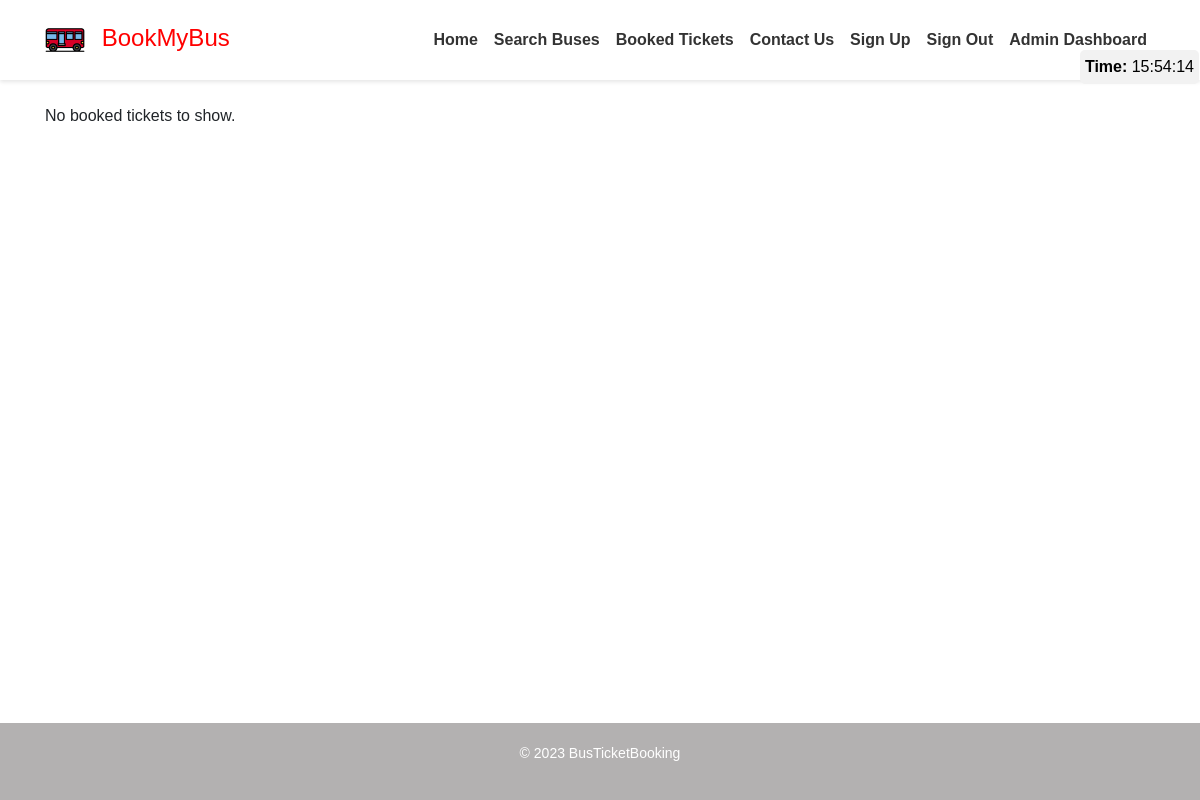
/booked_tickets/ (signed in), run on an earlier commit of the app's database.
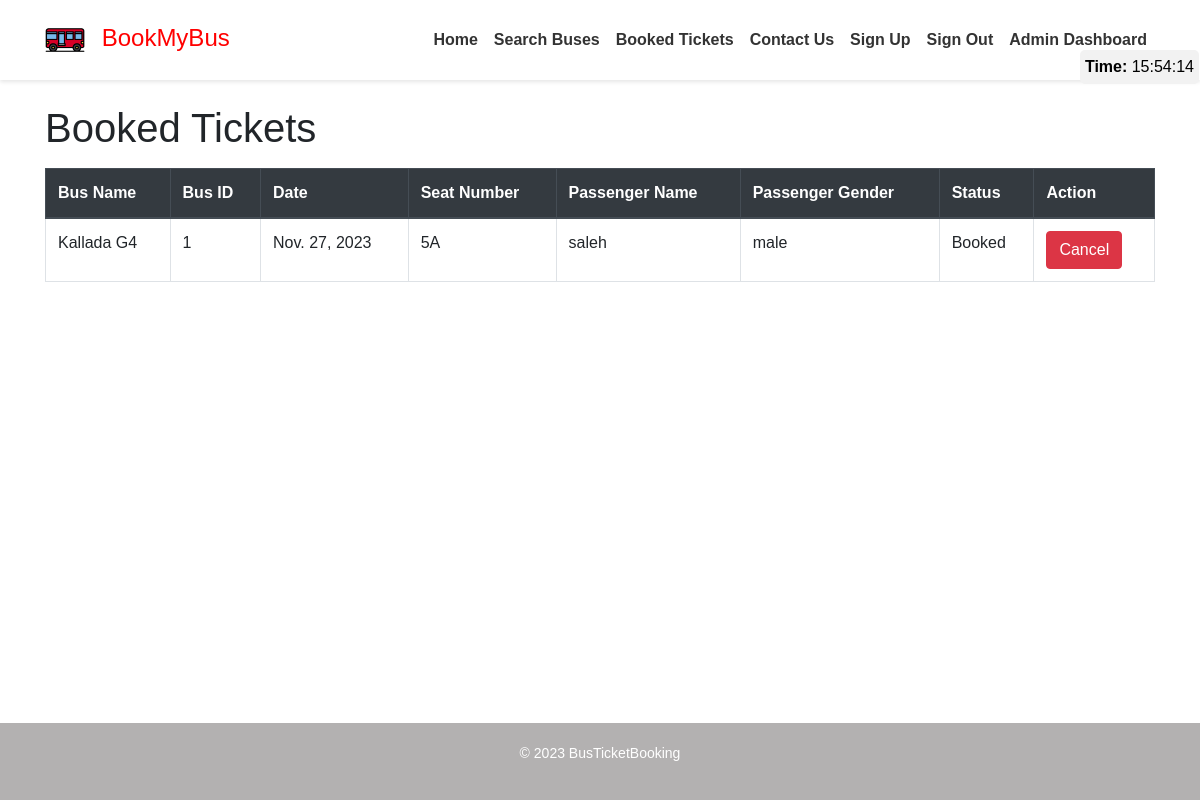
And on a later commit of the database.
### app1/models.py (models this page shows, shortened)
class BookedSeat(models.Model):
    user = models.ForeignKey(CustomUser, on_delete=models.CASCADE, null=True, default=None)
    bus_name=models.CharField(max_length=100, default='YourDefaultValueHere')
    bus_id = models.CharField(max_length=100, default='YourDefaultValueHere')
    date = models.DateField(default=date.today)
    seat_number = models.CharField(max_length=10)
    passenger_name = models.CharField(max_length=100, default='Unknown')
    passenger_gender = models.CharField(max_length=10, default='Unknown')
    status = models.CharField(max_length=10, default='unknown')

### app1/views.py (the view)
# urls.py: path('booked_tickets/',user_booked_tickets,name='booked_tickets'),
@login_required(login_url='/login/')
def user_booked_tickets(request):
    booked_tickets = BookedSeat.objects.filter(user=request.user)
    return render(request, 'book_ticket.html', {'booked_tickets': booked_tickets})

### project_templates/book_ticket.html (shortened to what this page needs)
{% extends 'base.html' %}
{% load static %}
{% block content %}
    <div class="container mt-4">
        {% if booked_tickets %}
            <h1>Booked Tickets</h1>
            <table class="table table-bordered mt-3">
                <thead class="thead-dark">
                    <tr>
                        <th>Bus Name</th>
                        <th>Bus ID</th>
                        <th>Date</th>
                        <th>Seat Number</th>
                        <th>Passenger Name</th>
                        <th>Passenger Gender</th>
                        <th>Status</th>
                        <th>Action</th>
                    </tr>
                </thead>
                <tbody>
                    {% for booked_seat in booked_tickets %}
                        <tr>
                            <td>{{ booked_seat.bus_name }}</td>
                            <td>{{ booked_seat.bus_id }}</td>
                            <td>{{ booked_seat.date }}</td>
                            <td>{{ booked_seat.seat_number }}</td>
                            <td>{{ booked_seat.passenger_name }}</td>
                            <td>{{ booked_seat.passenger_gender }}</td>
                            <td>{{ booked_seat.status }}</td>
                            <td>
                                <form id="cancelForm_{{ booked_seat.id }}" action="{% url 'cancel_booking' booked_seat.id %}" method="post">
                                    <button class="btn btn-danger" type="button" onclick="confirmCancellation('cancelForm_{{ booked_seat.id }}')">Cancel</button>
                                </form>
                            </td>
                        </tr>
                    {% endfor %}
                </tbody>
            </table>
        {% else %}
            <p>No booked tickets to show.</p>
        {% endif %}
    </div>
{% endblock %}

What changed in the data, as far as the page shows it:
added BookedSeat: bus_name "Kallada G4", bus_id "1", date "Nov. 27, 2023", seat_number "5A", passenger_name "saleh", passenger_gender "male", status "Booked"
Also different on the page:
text no longer shown: "No booked tickets to show."
text now shown: "Booked Tickets Bus Name Bus ID Date Seat Number Passenger Name Passenger Gender Status Action"
